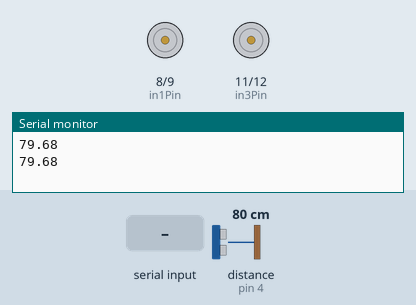
The sketch below on a simulated Arduino Uno, built with avr-gcc and run on an emulated ATmega328P. Shown: motor-driver pin pairs drawn as motors (green arrow = first pin HIGH = forward, orange = second pin HIGH = backward, longer = more drive, scaled by the enable pin), the last lines printed to the serial monitor. Wiring (inferred from the names in the program): ultrasonic range finder: trigger pin 2; echo pin 4. The test bench sets the inputs (shaded band); at power-on: distance to the obstacle (sensor on pin 4) 80 cm. The echo pulse lasts 58.3 µs per cm.

Above: at 1.2 s.
1.3 s: "down\n" received over Serial
At 2.5 s:
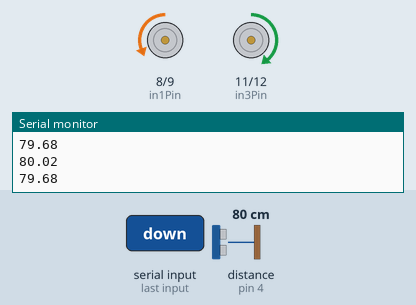
2.8 s: "right\n" received over Serial
At 3.7 s:
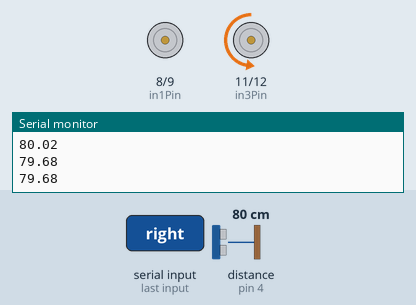
4.3 s: "up\n" received over Serial
At 4.7 s:
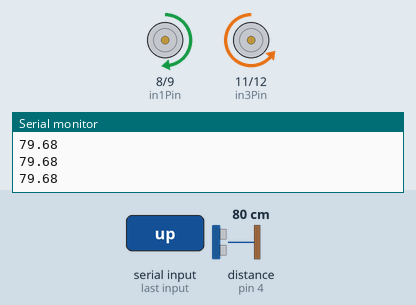
5.8 s: "left\n" received over Serial
At 7.0 s:
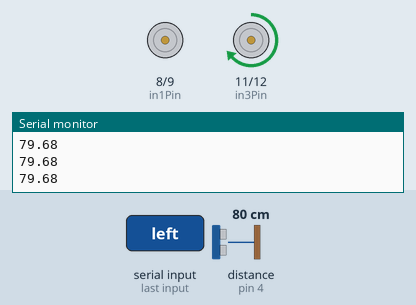
7.3 s: "key-up\n" received over Serial
At 8.4 s:
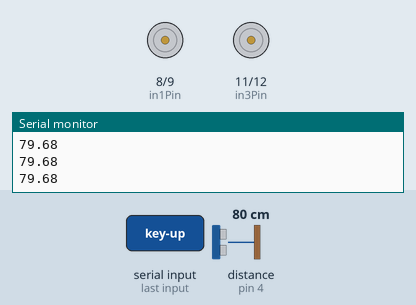
Timing chart, 0 to 9.8 s (numbered marks = the images above; inputs shaded):
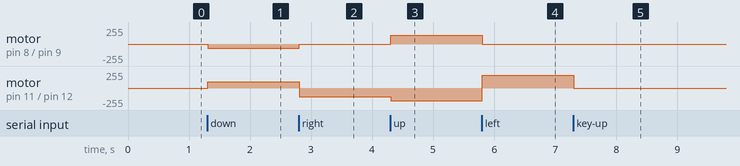

Measured:
- after the input at 1.3 s, motor on pin 8 (in1Pin) / pin 9 (in2Pin): stopped → backward 64/255 at once; motor on pin 11 (in3Pin) / pin 12 (in4Pin): stopped → forward 95/255 at once
- after the input at 2.8 s, motor on pin 8 (in1Pin) / pin 9 (in2Pin): backward 64/255 → stopped at once; motor on pin 11 (in3Pin) / pin 12 (in4Pin): forward 95/255 → backward 128/255 at once
- after the input at 4.3 s, motor on pin 8 (in1Pin) / pin 9 (in2Pin): stopped → forward 128/255 at once; motor on pin 11 (in3Pin) / pin 12 (in4Pin): backward 128/255 → backward 190/255 at once
- after the input at 5.8 s, motor on pin 8 (in1Pin) / pin 9 (in2Pin): forward 128/255 → stopped at once; motor on pin 11 (in3Pin) / pin 12 (in4Pin): backward 190/255 → forward 190/255 at once
- after the input at 7.3 s, motor on pin 11 (in3Pin) / pin 12 (in4Pin): forward 190/255 → stopped at once

The sketch:

exp04-arduino-sketch-rev1.ino
```cpp
// Motor A
#define enaPin 3
#define in1Pin 8
#define in2Pin 9


// Motor B
#define enbPin 5
#define in3Pin 11
#define in4Pin 12

// HC-SR04 Ultrasonic sensor
// Requires a 5V input.
#define echoPin 4
#define trigPin 2


float duration, distance;
String key_status;


///////// Helper Functions ////////////

float get_distance() {

  /*
   * This function returns the distance measured by
   * the ultrasonic sensor.
   *
   * Output:
   *  distance in cm, type: float
   */

  float distance;

  // Start with everything off
  digitalWrite(trigPin, LOW);
  delayMicroseconds(2);

  digitalWrite(trigPin, HIGH);
  delayMicroseconds(10);
  digitalWrite(trigPin, LOW);

  // Mesaure the response from the Echo Pin

  duration = pulseIn(echoPin, HIGH);

  // Use the duration to determine the distance
  // Use 343 m/s as the speed of sound
  // the signal from the trig pin goes out then returns, thats why we divide the duration by 2.
  distance = (duration / 2) * 0.0343;

  return distance;

}

void stand_still() {

  // Full stop
  analogWrite(enaPin, 0);
  analogWrite(enbPin, 0);

}

void move_forward() {

  // B|-------|A

  // To get the same speed on both motors
  // these are the PWM values:
  // Motor A: 128
  // Motor B: 190

  // Motor B is ON.
  // Motor A is ON.

  // Full stop before changing motor direction
  analogWrite(enaPin, 0);
  analogWrite(enbPin, 0);

  // 1- Set the direction of rotation

  // Motor A - rotating forwards
  digitalWrite(in1Pin, HIGH);
  digitalWrite(in2Pin, LOW);

  // Motor B - rotating forwards
  digitalWrite(in3Pin, LOW);
  digitalWrite(in4Pin, HIGH);


  // 2- Start the motors and set their speed

  analogWrite(enaPin, 128.55); // speed set to 0
  analogWrite(enbPin, 190);

}

void reverse() {

  // B|-------|A

  // To get the same speed on both motors
  // these are the PWM values:
  // Motor A: 128
  // Motor B: 190

  // Motor B is ON.
  // Motor A is ON.

  // Full stop before changing motor direction
  analogWrite(enaPin, 0);
  analogWrite(enbPin, 0);

  // 1- Set the direction of rotation

  // Motor A - rotating backwards
  digitalWrite(in1Pin, LOW);
  digitalWrite(in2Pin, HIGH);

  // Motor B - rotating backwards
  digitalWrite(in3Pin, HIGH);
  digitalWrite(in4Pin, LOW);


  // 2- Start the motors and set their speed

  analogWrite(enaPin, 128); // speed set to 0
  analogWrite(enbPin, 190);

}


void reverse_slowly() {

  // B|-------|A

  // To get almost the same speed on both motors
  // these are some PWM values:
  // (Range is 0-255)
  // Motor A: 128,  64
  // Motor B: 190,  95


  // Motor B is ON.
  // Motor A is ON.

  // Full stop before changing motor direction
  analogWrite(enaPin, 0);
  analogWrite(enbPin, 0);

  // 1- Set the direction of rotation

  // Motor A - rotating backwards
  digitalWrite(in1Pin, LOW);
  digitalWrite(in2Pin, HIGH);

  // Motor B - rotating backwards
  digitalWrite(in3Pin, HIGH);
  digitalWrite(in4Pin, LOW);


  // 2- Start the motors and set their speed

  analogWrite(enaPin, 64); // speed set to 0
  analogWrite(enbPin, 95);

}


void turn_left() {

  // B|-------|A


  // Motor B is ON.
  // Motor A is OFF.
  // Therefore, the pivot point is Wheel A.

  // Full stop before changing motor direction
  analogWrite(enaPin, 0);
  analogWrite(enbPin, 0);

  // 1- Set the direction of rotation

  // Motor A - stopped
  digitalWrite(in1Pin, LOW);
  digitalWrite(in2Pin, LOW);

  // Motor B - rotating backwards
  digitalWrite(in3Pin, HIGH);
  digitalWrite(in4Pin, LOW);


  // 2- Start the motors and set their speed

  analogWrite(enaPin, 0); // Motor A - speed set to 0
  analogWrite(enbPin, 128);

}


void turn_right() {

  // The delay needed for the robot to turn 360 degrees
  // is approx. 6000ms. This varies depending on the surface.

  // Motor A is OFF.
  // Motor B is ON.
  // Therefore, the pivot point is Wheel A.

  // Full stop before changing motor direction
  analogWrite(enaPin, 0);
  analogWrite(enbPin, 0);

  // 1- Set the direction of rotation

  // Motor A - stopped
  digitalWrite(in1Pin, LOW);
  digitalWrite(in2Pin, LOW);

  // Motor B - rotating forwards
  digitalWrite(in3Pin, LOW);
  digitalWrite(in4Pin, HIGH);


  // 2- Start the motors and set their speed

  analogWrite(enaPin, 0); // Motor A speed set to 0
  analogWrite(enbPin, 128);

}


void rotate_left() {

  // B|-------|A


  // Motor B is ON, moving backwards.
  // Motor A is ON, moving forwards.
  // The pivot point is half way between Wheel A and Wheel B.

  // Full stop before changing motor direction
  analogWrite(enaPin, 0);
  analogWrite(enbPin, 0);

  // 1- Set the direction of rotation

  // Motor A - rotating forwards
  digitalWrite(in1Pin, HIGH);
  digitalWrite(in2Pin, LOW);

  // Motor B - rotating backwards
  digitalWrite(in3Pin, HIGH);
  digitalWrite(in4Pin, LOW);


  // 2- Start the motors and set their speed

  analogWrite(enaPin, 128);
  analogWrite(enbPin, 128);

}


///////////// End of helper functions ////////////////


void setup() {

  Serial.begin(9600);

  // define the pin modes

  pinMode(enaPin, OUTPUT);
  pinMode(in1Pin, OUTPUT);
  pinMode(in2Pin, OUTPUT);

  pinMode(enbPin, OUTPUT);
  pinMode(in3Pin, OUTPUT);
  pinMode(in4Pin, OUTPUT);


  pinMode(trigPin, OUTPUT);
  pinMode(echoPin, INPUT);


}

void loop() {


  // [1] Get the distance measured by the ultrasonic sensor
  distance = get_distance();

  // *** Remember that the serial monitor must be closed when
  // sending info from the python code.
  Serial.println(distance);

  // [2] Read the key status sent by the python code (up, down, left, right or key-up).
  // Store it in a variable called "key_status".

  // This line means: "read until you reach a newline chracter".
  // You will see that in the python code we have added a newline character before sending the string.
  key_status = Serial.readStringUntil('\n');

  // Remove any leading and trailing whitespaces that could have been added.
  // Sometimes when devices are communicating they add a whitespace.
  key_status.trim();


    if (key_status.equals("up")) {

      // Automatically prevent the robot from moving forward and
      // hitting an obstacle if the distance is < 30cm.

      if (distance >= 30) {

        move_forward();

      } else {

        stand_still();

      }


    } else if (key_status.equals("down")) {

      reverse_slowly();

    } else if (key_status.equals("left")) {

      turn_left();

    } else if (key_status.equals("right")) {

      turn_right();

    } else if (key_status.equals("key-up")) {

      stand_still();

    }


}
```
